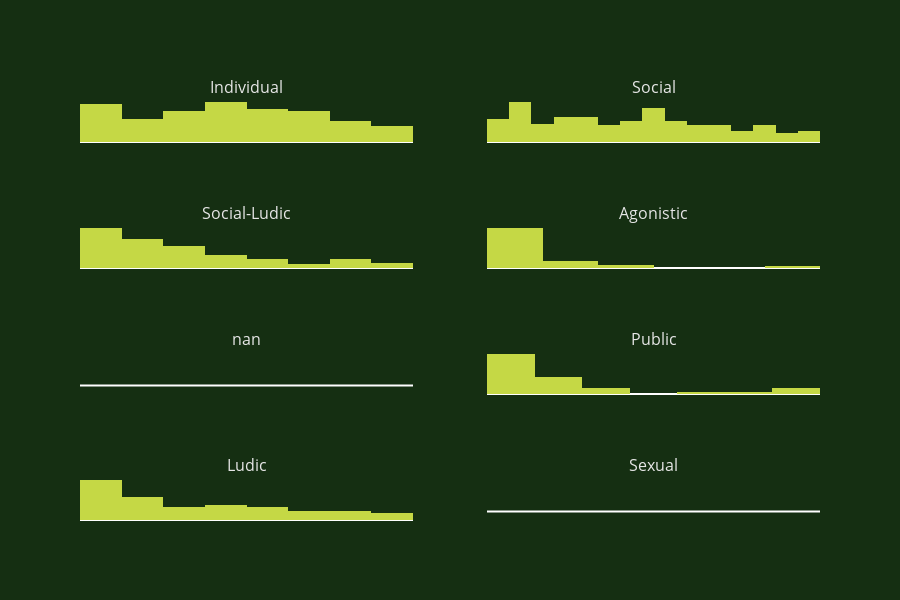

This figure's notebook cell:
### Code cell
import math
beh=(whole_df['macro_bhv'].unique())
def behavior_histogram(behavior):
    return go.Histogram(x=macro_df[(macro_df['macro_bhv']==behavior)&(macro_df['duration']<150)]['duration'],
    name=behavior,
    marker={'color':'#C5D845'})
fig = make_subplots(rows=4, cols=2, subplot_titles=beh, vertical_spacing=0.2)
for b in range(len(beh)):
    row = math.floor(b/2+1)
    col = b%2+1
    fig.append_trace(behavior_histogram(beh[b]), row, col)
fig.update_layout({'height':600,
                   'showlegend':False, 
                   'plot_bgcolor': 'rgba(21, 47, 18, 255)',
                   'paper_bgcolor': 'rgba(21, 47, 18, 255)',
                   'font':{'color': 'rgba(230,230,230,255)'},
                   'yaxis':{'showgrid':False}
                   })
fig.update_xaxes(showticklabels=False)
fig.update_yaxes(showticklabels=False, showgrid=False)
fig.show()

### Figure 1 — Plotly figure (JSON) as saved in the notebook; plotly's stock layout.template omitted (floating-point values rounded to 4 significant figures; data arrays with more than 128 entries replaced by an {"elided": "..."} marker saying what was removed)
{"data": [{"marker": {"color": "#C5D845"}, "name": "Individual", "type": "histogram", "x": [46, 7, 67, 131, 148, 77, 9, 114, 132, 136, 103, 63, 2, 144, 86, 131, 109, 34, 8, 41, 81, 94, 38, 6, 25, 120, 95, 71, 72, 35, 109, 105, 143, 2, 56, 113, 4, 122, 88, 63, 14, 35, 14, 99, 87, 148, 124, 18, 76, 52, 8, 75, 56, 30, 11, 56, 106, 81, 145, 99, 117, 36, 55, 50, 81, 7, 95, 84, 24, 62, 15, 65, 149, 47, 63, 100, 108, 61, 92, 47, 41, 69, 139, 33, 17, 146, 136, 77, 106, 57, 70, 109, 72, 109, 98, 33, 9, 44, 63], "xaxis": "x", "yaxis": "y"}, {"marker": {"color": "#C5D845"}, "name": "Social", "type": "histogram", "x": {"elided": "199 int values"}, "xaxis": "x2", "yaxis": "y2"}, {"marker": {"color": "#C5D845"}, "name": "Social-Ludic", "type": "histogram", "x": [39, 82, 48, 39, 47, 59, 140, 63, 56, 135, 132, 28, 11, 31, 58, 8, 51, 34, 33, 33, 14, 79, 16, 11, 25, 12, 134, 20, 10, 27, 49, 7, 18, 12, 2, 49, 100, 3, 64, 85, 99, 19, 72, 83, 60, 27, 54, 2, 18, 18, 9, 30, 67, 40, 11, 12, 37, 149, 59, 60, 132, 140, 5, 123, 50, 20, 102, 27, 37, 8, 92, 12], "xaxis": "x3", "yaxis": "y3"}, {"marker": {"color": "#C5D845"}, "name": "Agonistic", "type": "histogram", "x": [14, 11, 5, 3, 8, 10, 5, 39, 39, 57, 12, 23, 8, 10, 4, 5, 12, 9, 24, 15, 20, 10, 58, 16, 110, 41, 22, 11, 2, 14, 6, 4, 2, 4, 5, 10, 2, 0.053, 118, 5, 5, 5, 10, 10, 2, 3], "xaxis": "x4", "yaxis": "y4"}, {"marker": {"color": "#C5D845"}, "name": "nan", "type": "histogram", "x": [], "xaxis": "x5", "yaxis": "y5"}, {"marker": {"color": "#C5D845"}, "name": "Public", "type": "histogram", "x": [24, 10, 37, 7, 29, 15, 20, 13, 5, 6, 4, 57, 97, 6, 136, 127, 36, 112, 12, 50, 5, 14, 13, 52, 22, 6, 39, 19, 12, 2, 5, 35, 120, 7, 2], "xaxis": "x6", "yaxis": "y6"}, {"marker": {"color": "#C5D845"}, "name": "Ludic", "type": "histogram", "x": [40, 9, 25, 58, 55, 141, 99, 3, 37, 149, 20, 146, 81, 36, 9, 40, 20, 48, 44, 69, 11, 30, 114, 144, 70, 25, 42, 24, 104, 61, 35, 38, 13, 25, 82, 14, 148, 8, 20, 39, 107, 14, 4, 109, 34, 138, 77, 139, 3, 4, 69, 128, 136, 113, 99, 89, 25, 5, 8, 13, 63, 3, 96, 110, 80, 49, 10, 16, 8, 4, 3, 9, 16, 86, 1, 108, 76, 4, 6, 113, 40, 13, 130, 120, 123, 146, 73, 60, 67, 45, 71, 2, 7, 139, 12, 3, 70, 86, 11, 30, 69, 34, 5, 28, 24, 92, 41, 5, 94, 33, 12], "xaxis": "x7", "yaxis": "y7"}, {"marker": {"color": "#C5D845"}, "name": "Sexual", "type": "histogram", "x": [], "xaxis": "x8", "yaxis": "y8"}], "layout": {"annotations": [{"font": {"size": 16}, "showarrow": false, "text": "Individual", "x": 0.225, "xanchor": "center", "xref": "paper", "y": 1, "yanchor": "bottom", "yref": "paper"}, {"font": {"size": 16}, "showarrow": false, "text": "Social", "x": 0.775, "xanchor": "center", "xref": "paper", "y": 1, "yanchor": "bottom", "yref": "paper"}, {"font": {"size": 16}, "showarrow": false, "text": "Social-Ludic", "x": 0.225, "xanchor": "center", "xref": "paper", "y": 0.7, "yanchor": "bottom", "yref": "paper"}, {"font": {"size": 16}, "showarrow": false, "text": "Agonistic", "x": 0.775, "xanchor": "center", "xref": "paper", "y": 0.7, "yanchor": "bottom", "yref": "paper"}, {"font": {"size": 16}, "showarrow": false, "text": "nan", "x": 0.225, "xanchor": "center", "xref": "paper", "y": 0.4, "yanchor": "bottom", "yref": "paper"}, {"font": {"size": 16}, "showarrow": false, "text": "Public", "x": 0.775, "xanchor": "center", "xref": "paper", "y": 0.4, "yanchor": "bottom", "yref": "paper"}, {"font": {"size": 16}, "showarrow": false, "text": "Ludic", "x": 0.225, "xanchor": "center", "xref": "paper", "y": 0.1, "yanchor": "bottom", "yref": "paper"}, {"font": {"size": 16}, "showarrow": false, "text": "Sexual", "x": 0.775, "xanchor": "center", "xref": "paper", "y": 0.1, "yanchor": "bottom", "yref": "paper"}], "font": {"color": "rgba(230,230,230,255)"}, "height": 600, "paper_bgcolor": "rgba(21, 47, 18, 255)", "plot_bgcolor": "rgba(21, 47, 18, 255)", "showlegend": false, "xaxis": {"anchor": "y", "domain": [0, 0.45], "showticklabels": false}, "xaxis2": {"anchor": "y2", "domain": [0.55, 1], "showticklabels": false}, "xaxis3": {"anchor": "y3", "domain": [0, 0.45], "showticklabels": false}, "xaxis4": {"anchor": "y4", "domain": [0.55, 1], "showticklabels": false}, "xaxis5": {"anchor": "y5", "domain": [0, 0.45], "showticklabels": false}, "xaxis6": {"anchor": "y6", "domain": [0.55, 1], "showticklabels": false}, "xaxis7": {"anchor": "y7", "domain": [0, 0.45], "showticklabels": false}, "xaxis8": {"anchor": "y8", "domain": [0.55, 1], "showticklabels": false}, "yaxis": {"anchor": "x", "domain": [0.9, 1], "showgrid": false, "showticklabels": false}, "yaxis2": {"anchor": "x2", "domain": [0.9, 1], "showgrid": false, "showticklabels": false}, "yaxis3": {"anchor": "x3", "domain": [0.6, 0.7], "showgrid": false, "showticklabels": false}, "yaxis4": {"anchor": "x4", "domain": [0.6, 0.7], "showgrid": false, "showticklabels": false}, "yaxis5": {"anchor": "x5", "domain": [0.3, 0.4], "showgrid": false, "showticklabels": false}, "yaxis6": {"anchor": "x6", "domain": [0.3, 0.4], "showgrid": false, "showticklabels": false}, "yaxis7": {"anchor": "x7", "domain": [0, 0.1], "showgrid": false, "showticklabels": false}, "yaxis8": {"anchor": "x8", "domain": [0, 0.1], "showgrid": false, "showticklabels": false}}}
